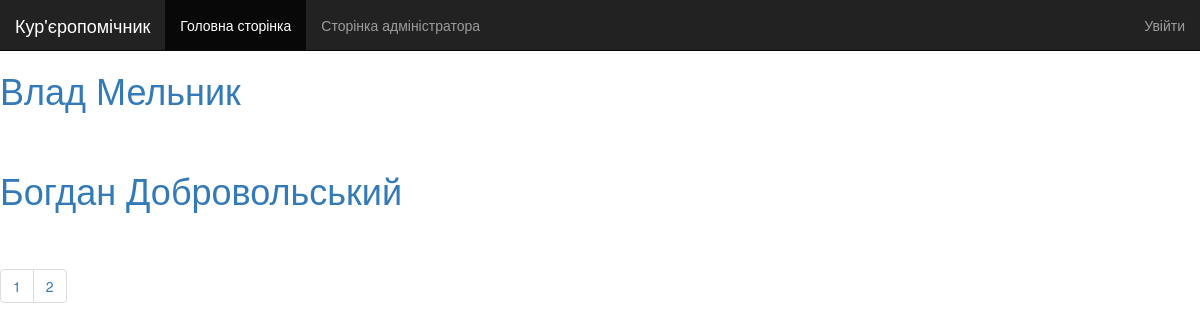
Page /tracker/users/ on the committed database.
### tracker/models.py (models this page shows, shortened)
class User(model_user.User):
    position_lat = models.DecimalField(decimal_places=8, max_digits=10)
    position_long = models.DecimalField(decimal_places=8, max_digits=10)
    date_registration = models.DateTimeField(auto_now_add=True)

### tracker/views.py (the view)
# urls.py: url(r'^users/(?P<page>[0-9]+)/$', views.users, name='users_page'),
def users(request, page=1):
    page = int(page)
    users_by_id = User.objects.all()
    p = Paginator(users_by_id, 2)
    page1 = p.page(page)
    user_name = auth.get_user(request).username
    context = {
        'user_name': user_name,
        'users': page1,
        'paginator': p,
        'page': page,
    }
    return render(request, 'tracker/users.html', context)

### templates/tracker/users.html (shortened to what this page needs)
{% extends 'tracker/base.html' %}
{% block content %}
        {% for u in users %}
            <div>
                <h1><a href="{% url 'user_page'  u.id 1 %}">{{ u.first_name }} {{ u.last_name }}</a></h1>
            </div>
            <div style="height: 30px;"></div>
        {% endfor %}
            {% if paginator.count != 0 %}
                <nav>
                <ul class="pagination">
                {% for i in paginator.page_range %}
                        {% if i != page %}
                            <li class="page-item"><a class="page-link" href="{% url 'users_page' i %}">{{ i }}</a></li>
                        {% else %}
                            <li><a href="#">{{ i }}</a></li>
                        {% endif %}
                {% endfor %}
                </ul>
                </nav>
            {% endif %}
{% endblock %}

### rows in the picture
User: first_name "Влад", last_name "Мельник"
User: first_name "Богдан", last_name "Добровольський"

### other values in the picture
{{ i }} "1"
{{ i }} "2"
